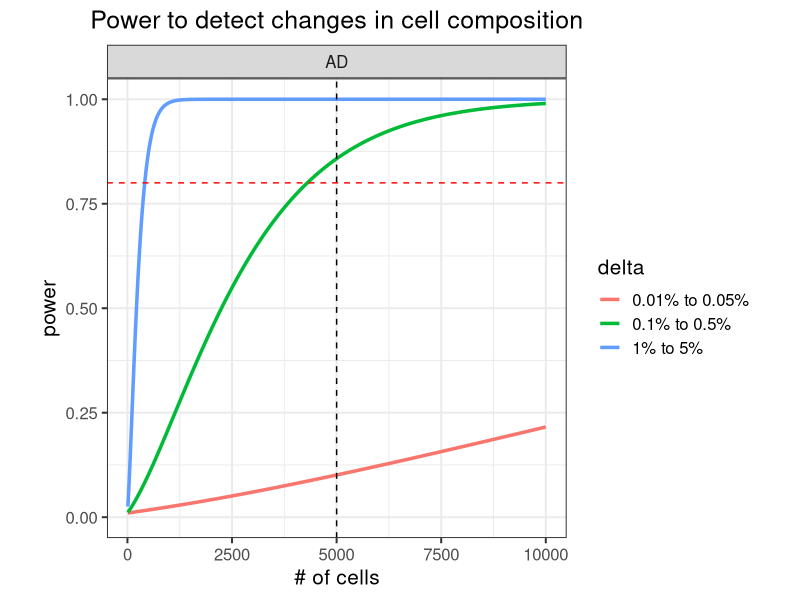
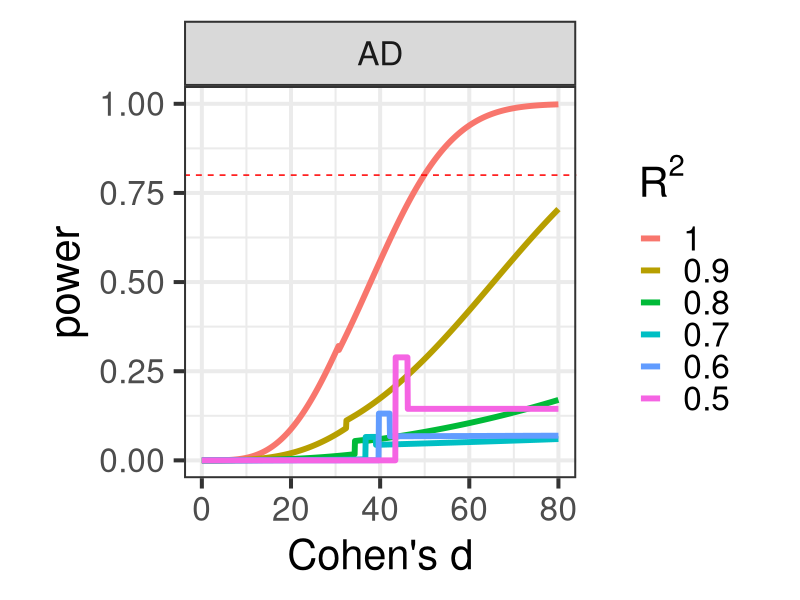

Here is the R script that generated these plots, in order: (Note: this script raises an error after producing the figures.)
## ---- chunk 1
library(ggplot2)
library(data.table)
library(xtable)

## ---- chunk 2
suppressPackageStartupMessages(library(knitr))
options(xtable.type="html")

knitr::opts_chunk$set(
  echo=TRUE,
  warning=FALSE,
  message=TRUE,
  error = FALSE,
  tidy = FALSE,
  cache = TRUE,
  cache.lazy = FALSE,
  dev = c("png", "pdf"), 
  fig.width=7, fig.height=7)

options(markdown.HTML.stylesheet = 'css/custom.css')
## ---- chunk 3

library(pwr)
n_samples = c(CTL = 3, AD=3)
n_cells = 5000
n_cells_max = 10000
prop_diff = list(c(0.01, 0.05), c(0.001, 0.005), c(0.0001, 0.0005))
n_cell_types = 5

getPower = function(n1, n2, p1, p2, C, n_tests){
	sSq1 = p1*(1-p1)/ C
	sSq2 = p2*(1-p2)/ C

	sigSq = ((n1-1)*sSq1 + (n2-1)*sSq2) / (n1 + n2 -2)
	d = abs(p1 - p2)/sqrt(sigSq)

	pwr.t2n.test(n1=n1, n2=n2, d=d, sig.level = 0.05/n_tests )
}

getPowerCurve = function(n1, n2){
	# for each pair of proportions
	res = lapply(prop_diff, function(prop){
		p1 = prop[1]
		p2 = prop[2]

		# for each cell number
		res = lapply( seq(10, n_cells_max, by = 3), function(C){
			res = getPower(n1, n2, p1, p2, C, n_cell_types)
			data.frame(n1, n2, p1, p2, C, d = res$d, power= res$power, delta=paste0(p1*100, '% to ', p2*100, '%'))
			})
		do.call("rbind", res)
		})
	do.call("rbind", res)
}

# for each disease
res = lapply(names(n_samples)[-1], function(ID){
	res = getPowerCurve(n_samples['CTL'], n_samples[ID])
	res$Disease = ID
	res 
})
res = do.call("rbind", res)

ggplot(res, aes(C, power, color=delta)) + geom_line(size=1.2) + theme_bw(15) + theme(aspect.ratio=1, plot.title = element_text(hjust = 0.5)) + xlab("# of cells") + ggtitle("Power to detect changes in cell composition") + ylim(0, 1) + facet_wrap(~Disease) + geom_vline(xintercept=n_cells, color="black", linetype="dashed") + geom_hline(yintercept=0.8, color="red", linetype="dashed") #+ scale_x_continuous(limits=c(0,n_cells_max), expand=c(0,0)) + scale_y_continuous(limits=c(0,1.02), expand=c(0,0))
## ---- chunk 4
# Sample size required to get 80% power
res = data.table(res)
res$Dataset = with(res, paste(Disease, delta))
tab = res[,.SD[min(which(power>.80)),],by=Dataset]
tab$Cells_per_individual = as.integer(tab$C)
print(xtable(tab[,c('Dataset', 'Cells_per_individual', 'power')], type="html"), include.rownames=FALSE)
## ---- chunk 5

n_genes = 10000
n_tests = n_genes * n_cell_types

getPower = function(n1, n2, d, n_tests, rsq){
	# pwr.t2n.test(n1=n1, n2=n2, d=d, sig.level = 0.05/n_tests )

	# Compute n_Eff, need to divide by 2 becaues n is the number in each set
	N_eff = 4 / (1/n1 + 1/n2)
	pwr.t.test(n=N_eff/2 * rsq, d=d, sig.level = 0.05/n_tests )
}

getPowerCurve = function(n1, n2, n_tests, rsq){
	# for each cell number
	res = lapply( seq(0, 80, length.out=1000), function(delta){
		res = getPower(n1, n2, delta, n_tests, rsq)
		data.frame(n1, n2, d = res$d, rsq, power= res$power)
		})
	do.call("rbind", res)
}

# for each disease
res = lapply(names(n_samples)[-1], function(ID){
	res = lapply( c(.5, .6, .7, .8, .9,1), function(rsq){
		res = getPowerCurve(n_samples['CTL'], n_samples[ID], n_tests, rsq)
		res$Disease = ID
		res 
	})
	do.call("rbind", res)
})
res = do.call("rbind", res)

res$rsq_text = with(res, factor(rsq, rev(sort(unique(rsq)))))
res = res[order(res$rsq, decreasing=FALSE),]

ggplot(res, aes(d, power, color=rsq_text)) + geom_line(size=2) + theme_bw(30) + theme(aspect.ratio=1, plot.title = element_text(hjust = 0.5)) + ylim(0, 1) + xlab("Cohen's d") + facet_wrap( ~ Disease) + scale_color_discrete(bquote(R^2)) + geom_hline(yintercept=0.8, color="red", linetype="dashed")
## ---- chunk 6
res = data.table(res)
res$Dataset = with(res, paste(Disease, rsq))
# Sample size required to get 80% power
tab = res[,.SD[min(which(power>.80)),],by=Dataset]
print(xtable(tab[,c('Disease', 'rsq', 'power', 'd')], type="html"), include.rownames=FALSE)
## ---- chunk 7
knitr::knit_exit()
## ---- chunk 8
n = sum(n_samples)
# f = .1
# rsq = .6

# get 1e-6 cutoff in each cell type
# n_tests = 50000 * 100
n_snps_per_gene = 10 # effective number of tests per gene
n_tests = n_snps_per_gene*n_genes * n_cell_types

# effective number of tests from standard eqtl analysis
meff_tests_std = 5000

n_tests = meff_tests_std * n_cell_types

-log10(0.05/n_tests)

getPower = function(n, rsq, f, n_tests){
	pwr.r.test(n*rsq, r=sqrt(f), sig.level=0.05/n_tests)
}

# for each f value
res = lapply( seq(0, .5, length.out=500), function(f){
	# for each rsq
	res = lapply( c(.5, .6, .7, .8, .9,1), function(rsq){
		res = getPower(n, rsq, f, n_tests)
		data.frame(n, rsq, f, power=res$power)
	})
	res = do.call("rbind", res)
})
res = do.call("rbind", res)

res$rsq_text = with(res, factor(rsq, rev(sort(unique(rsq)))))
res = res[order(res$rsq_text, decreasing=FALSE),]

ggplot(res, aes(f, power, color=rsq_text)) + geom_line(size=2) + theme_bw(14) + theme(aspect.ratio=1, plot.title = element_text(hjust = 0.5)) + ylim(0, 1) + xlab("eQTL variance explained") + scale_color_discrete(bquote(R^2)) + geom_hline(yintercept=0.8, color="red", linetype="dashed")
## ---- chunk 9
res = data.table(res)    
# Sample size required to get 80% power
tab = res[,.SD[min(which(power>.80)),],by=rsq]
tab$f = format(tab$f, digits=2)
print(xtable(tab[,c('rsq', 'power', 'f')], type="html"), include.rownames=FALSE)
## ---- chunk 10
knitr::knit_exit()
## ---- chunk 11
beta = 0.11384

n = sum(n_samples)

n_tests = 50000 * 100

# for each f value
res = lapply( seq(0.005, .3, length.out=500), function(maf){

	# need to scale by sqrt(n) because beta is already scaled
	f = 2*beta^2 * maf * (1-maf) * sqrt(n)

	# for each rsq
	res = lapply( c(.5, .6, .7, .8, .9,1), function(rsq){
		res = getPower(n, rsq, f, n_tests)
		data.frame(n, rsq, f, maf, power=res$power)
	})
	res = do.call("rbind", res)
})
res = do.call("rbind", res)

ggplot(res, aes(maf, power, color=as.character(rsq))) + geom_line(size=2) + theme_bw(14) + theme(aspect.ratio=1, plot.title = element_text(hjust = 0.5)) + ylim(0, 1) + xlab("MAF") + scale_color_discrete(bquote(R^2)) + geom_hline(yintercept=0.8, color="red", linetype="dashed") + scale_x_log10()
